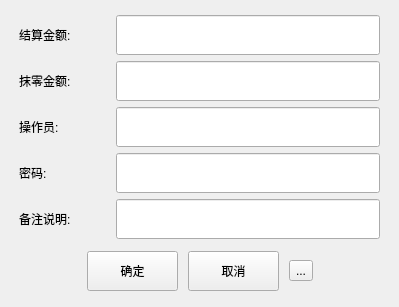
<?xml version="1.0" encoding="UTF-8"?>
<ui version="4.0">
 <class>free_view</class>
 <widget class="QDialog" name="free_view">
  <property name="geometry">
   <rect>
    <x>0</x>
    <y>0</y>
    <width>399</width>
    <height>307</height>
   </rect>
  </property>
  <property name="windowTitle">
   <string>Dialog</string>
  </property>
  <layout class="QVBoxLayout" name="verticalLayout">
   <property name="spacing">
    <number>6</number>
   </property>
   <property name="leftMargin">
    <number>9</number>
   </property>
   <property name="topMargin">
    <number>9</number>
   </property>
   <property name="rightMargin">
    <number>9</number>
   </property>
   <property name="bottomMargin">
    <number>9</number>
   </property>
   <item>
    <layout class="QGridLayout" name="gridLayout">
     <property name="leftMargin">
      <number>10</number>
     </property>
     <property name="rightMargin">
      <number>10</number>
     </property>
     <item row="0" column="0">
      <widget class="QLabel" name="label_2">
       <property name="sizePolicy">
        <sizepolicy hsizetype="Fixed" vsizetype="Fixed">
         <horstretch>0</horstretch>
         <verstretch>0</verstretch>
        </sizepolicy>
       </property>
       <property name="minimumSize">
        <size>
         <width>91</width>
         <height>40</height>
        </size>
       </property>
       <property name="text">
        <string>结算金额:</string>
       </property>
      </widget>
     </item>
     <item row="0" column="1">
      <widget class="QLineEdit" name="lineEdit">
       <property name="minimumSize">
        <size>
         <width>0</width>
         <height>40</height>
        </size>
       </property>
      </widget>
     </item>
     <item row="1" column="0">
      <widget class="QLabel" name="label_3">
       <property name="sizePolicy">
        <sizepolicy hsizetype="Fixed" vsizetype="Fixed">
         <horstretch>0</horstretch>
         <verstretch>0</verstretch>
        </sizepolicy>
       </property>
       <property name="minimumSize">
        <size>
         <width>91</width>
         <height>40</height>
        </size>
       </property>
       <property name="text">
        <string>抹零金额:</string>
       </property>
      </widget>
     </item>
     <item row="1" column="1">
      <widget class="QLineEdit" name="lineEdit_2">
       <property name="minimumSize">
        <size>
         <width>0</width>
         <height>40</height>
        </size>
       </property>
      </widget>
     </item>
     <item row="2" column="0">
      <widget class="QLabel" name="label_4">
       <property name="sizePolicy">
        <sizepolicy hsizetype="Fixed" vsizetype="Fixed">
         <horstretch>0</horstretch>
         <verstretch>0</verstretch>
        </sizepolicy>
       </property>
       <property name="minimumSize">
        <size>
         <width>91</width>
         <height>40</height>
        </size>
       </property>
       <property name="text">
        <string>操作员:</string>
       </property>
      </widget>
     </item>
     <item row="2" column="1">
      <widget class="QLineEdit" name="lineEdit_3">
       <property name="minimumSize">
        <size>
         <width>0</width>
         <height>40</height>
        </size>
       </property>
      </widget>
     </item>
     <item row="3" column="0">
      <widget class="QLabel" name="label_5">
       <property name="sizePolicy">
        <sizepolicy hsizetype="Fixed" vsizetype="Fixed">
         <horstretch>0</horstretch>
         <verstretch>0</verstretch>
        </sizepolicy>
       </property>
       <property name="minimumSize">
        <size>
         <width>91</width>
         <height>40</height>
        </size>
       </property>
       <property name="text">
        <string>密码:</string>
       </property>
      </widget>
     </item>
     <item row="3" column="1">
      <widget class="QLineEdit" name="lineEdit_4">
       <property name="minimumSize">
        <size>
         <width>0</width>
         <height>40</height>
        </size>
       </property>
      </widget>
     </item>
     <item row="4" column="0">
      <widget class="QLabel" name="label_6">
       <property name="sizePolicy">
        <sizepolicy hsizetype="Fixed" vsizetype="Fixed">
         <horstretch>0</horstretch>
         <verstretch>0</verstretch>
        </sizepolicy>
       </property>
       <property name="minimumSize">
        <size>
         <width>91</width>
         <height>40</height>
        </size>
       </property>
       <property name="text">
        <string>备注说明:</string>
       </property>
      </widget>
     </item>
     <item row="4" column="1">
      <widget class="QLineEdit" name="lineEdit_5">
       <property name="minimumSize">
        <size>
         <width>0</width>
         <height>40</height>
        </size>
       </property>
      </widget>
     </item>
    </layout>
   </item>
   <item>
    <layout class="QHBoxLayout" name="horizontalLayout">
     <property name="spacing">
      <number>10</number>
     </property>
     <property name="leftMargin">
      <number>1</number>
     </property>
     <property name="rightMargin">
      <number>1</number>
     </property>
     <item>
      <spacer name="horizontalSpacer">
       <property name="orientation">
        <enum>Qt::Horizontal</enum>
       </property>
       <property name="sizeHint" stdset="0">
        <size>
         <width>40</width>
         <height>20</height>
        </size>
       </property>
      </spacer>
     </item>
     <item>
      <widget class="QPushButton" name="pushButton_4">
       <property name="sizePolicy">
        <sizepolicy hsizetype="Fixed" vsizetype="Fixed">
         <horstretch>0</horstretch>
         <verstretch>0</verstretch>
        </sizepolicy>
       </property>
       <property name="minimumSize">
        <size>
         <width>91</width>
         <height>40</height>
        </size>
       </property>
       <property name="focusPolicy">
        <enum>Qt::NoFocus</enum>
       </property>
       <property name="text">
        <string>确定</string>
       </property>
       <property name="outer_stylesheet" stdset="0">
        <string>pushbutton</string>
       </property>
      </widget>
     </item>
     <item>
      <widget class="QPushButton" name="pushButton_5">
       <property name="sizePolicy">
        <sizepolicy hsizetype="Fixed" vsizetype="Fixed">
         <horstretch>0</horstretch>
         <verstretch>0</verstretch>
        </sizepolicy>
       </property>
       <property name="minimumSize">
        <size>
         <width>91</width>
         <height>40</height>
        </size>
       </property>
       <property name="focusPolicy">
        <enum>Qt::NoFocus</enum>
       </property>
       <property name="text">
        <string>取消</string>
       </property>
       <property name="outer_stylesheet" stdset="0">
        <string>pushbutton</string>
       </property>
      </widget>
     </item>
     <item>
      <widget class="lds_keytoolbutton" name="toolButton">
       <property name="text">
        <string>...</string>
       </property>
      </widget>
     </item>
     <item>
      <spacer name="horizontalSpacer_2">
       <property name="orientation">
        <enum>Qt::Horizontal</enum>
       </property>
       <property name="sizeHint" stdset="0">
        <size>
         <width>40</width>
         <height>20</height>
        </size>
       </property>
      </spacer>
     </item>
    </layout>
   </item>
  </layout>
 </widget>
 <customwidgets>
  <customwidget>
   <class>lds_keytoolbutton</class>
   <extends>QToolButton</extends>
   <header>lds_keytoolbutton.h</header>
  </customwidget>
 </customwidgets>
 <resources/>
 <connections/>
</ui>
